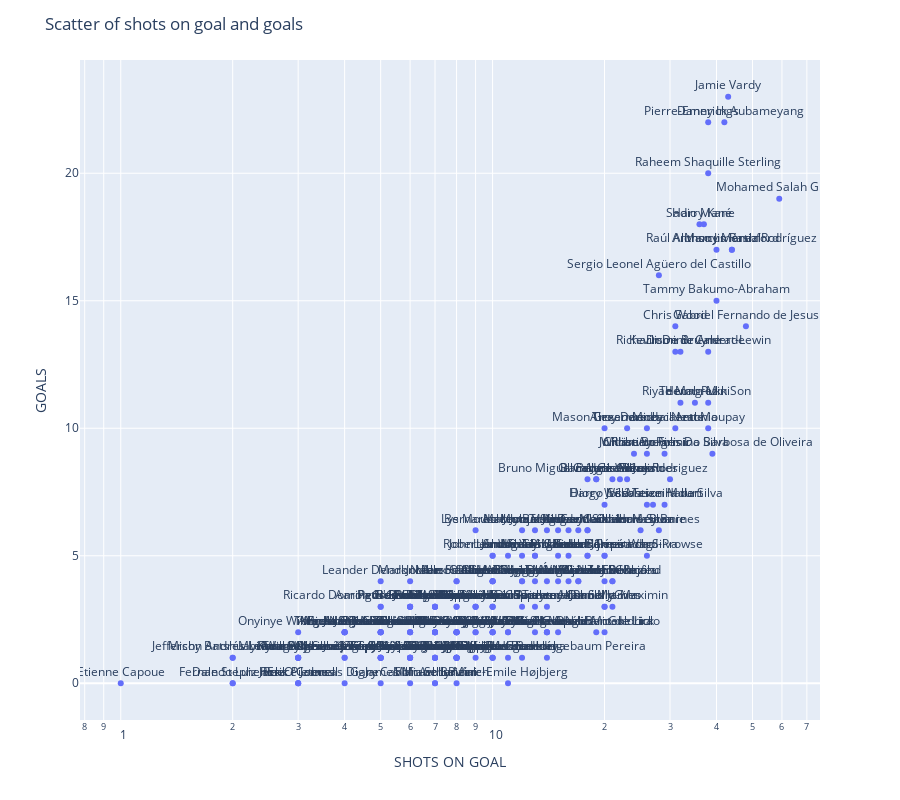

Notebook code cell kept with this figure:
### Markdown cell above
## Scatter of shots on goal and goals to observe who are the most efficient players

### Code cell
plotlyScatter(df,'SHOTS ON GOAL','GOALS','PLAYER','Scatter of shots on goal and goals')

### Figure 1 — Plotly figure (JSON) as saved in the notebook; plotly's stock layout.template omitted (floating-point values rounded to 4 significant figures; data arrays with more than 128 entries replaced by an {"elided": "..."} marker saying what was removed)
{"data": [{"hovertemplate": "SHOTS ON GOAL=%{x}<br>GOALS=%{y}<br>PLAYER=%{text}<extra></extra>", "legendgroup": "", "marker": {"color": "#636efa", "symbol": "circle"}, "mode": "markers+text", "name": "", "orientation": "v", "showlegend": false, "text": {"elided": "197 str values"}, "textposition": "top center", "type": "scatter", "x": {"elided": "197 int values"}, "xaxis": "x", "y": {"elided": "197 int values"}, "yaxis": "y"}], "layout": {"height": 800, "legend": {"tracegroupgap": 0}, "margin": {"t": 60}, "title": {"text": "Scatter of shots on goal and goals"}, "xaxis": {"anchor": "y", "domain": [0, 1], "title": {"text": "SHOTS ON GOAL"}, "type": "log"}, "yaxis": {"anchor": "x", "domain": [0, 1], "title": {"text": "GOALS"}}}}
